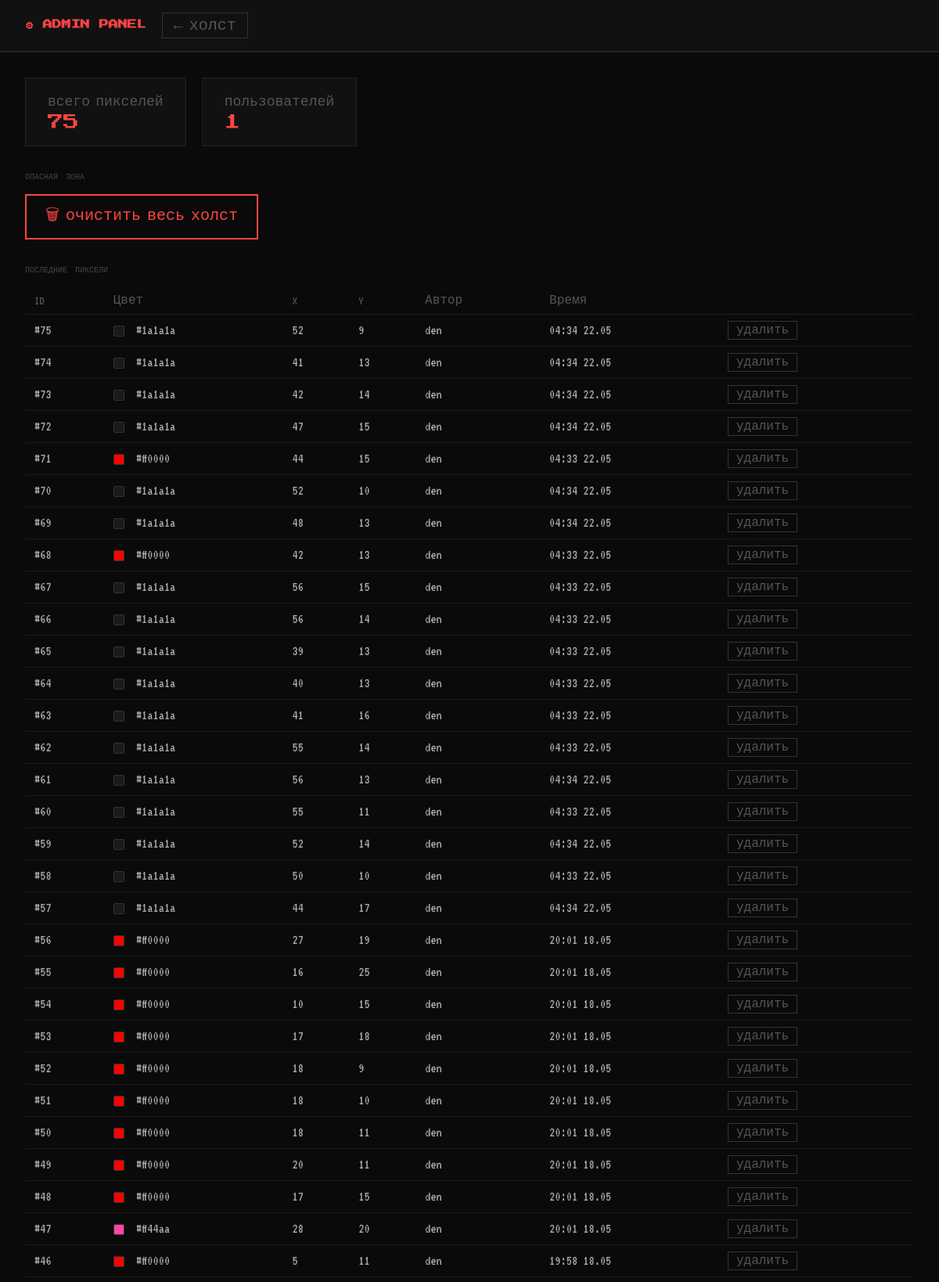
The page /admin (signed in, upper part) on the database its author committed.
### models.py (models this page shows, shortened)
class Pixel(db.Model):
    id = db.Column(db.Integer, primary_key=True)
    x = db.Column(db.Integer, nullable=False)
    y = db.Column(db.Integer, nullable=False)
    color = db.Column(db.String(20), nullable=False)
    user_id = db.Column(db.Integer, db.ForeignKey('user.id'), nullable=False)
    updated_at = db.Column(db.DateTime, default=datetime.utcnow, onupdate=datetime.utcnow)

class User(UserMixin, db.Model):
    id = db.Column(db.Integer, primary_key=True)
    username = db.Column(db.String(50), unique=True, nullable=False)
    password_hash = db.Column(db.String(200), nullable=False)
    is_admin = db.Column(db.Boolean, default=False)
    last_pixel_at = db.Column(db.DateTime, nullable=True)
    created_at = db.Column(db.DateTime, default=datetime.utcnow)
    pixels = db.relationship('Pixel', backref='author', lazy=True)

### app.py (the view)
@app.route('/admin')
@login_required
def admin():
    if not current_user.is_admin:
        return redirect(url_for('index'))
    pixels = Pixel.query.order_by(Pixel.id.desc()).limit(200).all()
    users = User.query.all()
    total = Pixel.query.count()
    return render_template('admin.html', pixels=pixels, users=users, total=total)

### app.py (called while the page is built)
@login_manager.user_loader
def load_user(user_id):
    return User.query.get(int(user_id))

### templates/admin.html (shortened to what this page needs)
<!DOCTYPE html>
<html lang="ru">
<head>
</head>
<body>
<header>
    <h1>⚙ ADMIN PANEL</h1>
    <a href="/" class="back">← холст</a>
</header>
<div class="content">
    <div class="stats">
        <div class="stat-card">
            <div class="label">всего пикселей</div>
            <div class="value">{{ total }}</div>
        </div>
        <div class="stat-card">
            <div class="label">пользователей</div>
            <div class="value">{{ users|length }}</div>
        </div>
    </div>
    <div class="section-title">Опасная зона</div>
    <button class="danger-btn" onclick="clearCanvas()">🗑 очистить весь холст</button>
    <div class="section-title">Последние пиксели</div>
    <table>
        <thead>
            <tr>
                <th>ID</th>
                <th>Цвет</th>
                <th>X</th>
                <th>Y</th>
                <th>Автор</th>
                <th>Время</th>
                <th></th>
            </tr>
        </thead>
        <tbody id="pixel-table">
            {% for p in pixels %}
            <tr id="row-{{ p.id }}">
                <td>#{{ p.id }}</td>
                <td>
                    <span class="color-dot" style="background:{{ p.color }}"></span>
                    {{ p.color }}
                </td>
                <td>{{ p.x }}</td>
                <td>{{ p.y }}</td>
                <td>{{ p.author.username }}</td>
                <td>{{ p.updated_at.strftime('%H:%M %d.%m') if p.updated_at else '—' }}</td>
                <td>
                    <button class="del-btn" onclick="deletePixel({{ p.id }})">удалить</button>
                </td>
            </tr>
            {% endfor %}
        </tbody>
    </table>
</div>
</body>
</html>

### templates/admin.html (style rules this page uses)
* { margin: 0; padding: 0; box-sizing: border-box; }
body { background: #0a0a0a; font-family: 'VT323', monospace; color: #ccc; min-height: 100vh; }
header { background: #111; border-bottom: 2px solid #222; padding: 16px 32px; display: flex; align-items: center; gap: 20px; }
h1 { font-family: 'Press Start 2P', monospace; font-size: 12px; color: #ff4444; }
.back { color: #555; text-decoration: none; font-size: 20px; border: 1px solid #333; padding: 4px 14px; transition: color 0.2s, border-color 0.2s; }
.content { padding: 32px; }
.stats { display: flex; gap: 20px; margin-bottom: 32px; }
.stat-card { background: #111; border: 1px solid #222; padding: 20px 28px; min-width: 160px; }
.stat-card .label { color: #555; font-size: 18px; margin-bottom: 6px; }
.stat-card .value { color: #ff4444; font-family: 'Press Start 2P', monospace; font-size: 20px; }
.section-title { font-family: 'Press Start 2P', monospace; font-size: 10px; color: #444; margin-bottom: 16px; text-transform: uppercase; }
.danger-btn { background: transparent; border: 2px solid #ff4444; color: #ff4444; font-family: 'VT323', monospace; font-size: 20px; padding: 10px 24px; cursor: pointer; transition: background 0.2s, color 0.2s; margin-bottom: 32px; }
table { width: 100%; border-collapse: collapse; font-size: 18px; }
th { text-align: left; color: #555; font-size: 16px; padding: 8px 12px; border-bottom: 1px solid #222; font-weight: normal; }
td { padding: 8px 12px; border-bottom: 1px solid #1a1a1a; color: #aaa; }
.color-dot { display: inline-block; width: 14px; height: 14px; border-radius: 2px; border: 1px solid #333; vertical-align: middle; margin-right: 8px; }
.del-btn { background: transparent; border: 1px solid #333; color: #555; font-family: 'VT323', monospace; font-size: 16px; padding: 2px 10px; cursor: pointer; transition: border-color 0.2s, color 0.2s; }

### rows shown on the page
Pixel: id "75", color "#1a1a1a", x "52", y "9", author.username "den", updated_at "04:34 22.05"
Pixel: id "74", color "#1a1a1a", x "41", y "13", author.username "den", updated_at "04:34 22.05"
Pixel: id "73", color "#1a1a1a", x "42", y "14", author.username "den", updated_at "04:34 22.05"
Pixel: id "72", color "#1a1a1a", x "47", y "15", author.username "den", updated_at "04:34 22.05"
Pixel: id "71", color "#ff0000", x "44", y "15", author.username "den", updated_at "04:33 22.05"
Pixel: id "70", color "#1a1a1a", x "52", y "10", author.username "den", updated_at "04:34 22.05"
Pixel: id "69", color "#1a1a1a", x "48", y "13", author.username "den", updated_at "04:34 22.05"
Pixel: id "68", color "#ff0000", x "42", y "13", author.username "den", updated_at "04:33 22.05"
Pixel: id "67", color "#1a1a1a", x "56", y "15", author.username "den", updated_at "04:33 22.05"
Pixel: id "66", color "#1a1a1a", x "56", y "14", author.username "den", updated_at "04:33 22.05"
Pixel: id "65", color "#1a1a1a", x "39", y "13", author.username "den", updated_at "04:33 22.05"
Pixel: id "64", color "#1a1a1a", x "40", y "13", author.username "den", updated_at "04:33 22.05"
Pixel: id "63", color "#1a1a1a", x "41", y "16", author.username "den", updated_at "04:33 22.05"
Pixel: id "62", color "#1a1a1a", x "55", y "14", author.username "den", updated_at "04:33 22.05"
Pixel: id "61", color "#1a1a1a", x "56", y "13", author.username "den", updated_at "04:34 22.05"
Pixel: id "60", color "#1a1a1a", x "55", y "11", author.username "den", updated_at "04:33 22.05"
Pixel: id "59", color "#1a1a1a", x "52", y "14", author.username "den", updated_at "04:34 22.05"
Pixel: id "58", color "#1a1a1a", x "50", y "10", author.username "den", updated_at "04:33 22.05"
Pixel: id "57", color "#1a1a1a", x "44", y "17", author.username "den", updated_at "04:34 22.05"
Pixel: id "56", color "#ff0000", x "27", y "19", author.username "den", updated_at "20:01 18.05"
Pixel: id "55", color "#ff0000", x "16", y "25", author.username "den", updated_at "20:01 18.05"
Pixel: id "54", color "#ff0000", x "10", y "15", author.username "den", updated_at "20:01 18.05"
Pixel: id "53", color "#ff0000", x "17", y "18", author.username "den", updated_at "20:01 18.05"
Pixel: id "52", color "#ff0000", x "18", y "9", author.username "den", updated_at "20:01 18.05"
Pixel: id "51", color "#ff0000", x "18", y "10", author.username "den", updated_at "20:01 18.05"
Pixel: id "50", color "#ff0000", x "18", y "11", author.username "den", updated_at "20:01 18.05"
Pixel: id "49", color "#ff0000", x "20", y "11", author.username "den", updated_at "20:01 18.05"
Pixel: id "48", color "#ff0000", x "17", y "15", author.username "den", updated_at "20:01 18.05"
Pixel: id "47", color "#ff44aa", x "28", y "20", author.username "den", updated_at "20:01 18.05"
Pixel: id "46", color "#ff0000", x "5", y "11", author.username "den", updated_at "19:58 18.05"

### other values the page prints
{{ total }} "75"
{{ users|length }} "1"
